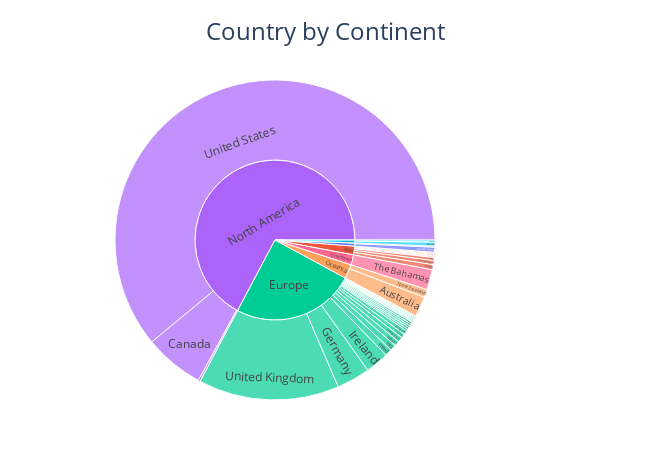

Notebook source saved alongside this figure:
### Markdown cell above
#### 1-Responses by continent

### Code cell
def plot_sunburst(df, path_cols, color_col=None, title="Sunburst Chart", 
                  width=650, height=450):
    """
    Creates a sunburst chart from a DataFrame.

    Parameters:
    -----------
    df : pd.DataFrame
        The dataset to visualize.
    path_cols : list
        List of columns representing the hierarchy (e.g., ["Continent", "Country"]).
    color_col : str, optional
        Column to color nodes by (default: None).
    title : str, optional
        Title of the chart.
    width : int, optional
        Chart width.
    height : int, optional
        Chart height.

    Returns:
    --------
    fig : plotly.graph_objects.Figure
        The sunburst chart figure.
    """

    fig_state_country = px.sunburst(
        df,
        path=path_cols,
        values=None,
        color=color_col,
        title=title
    )

    fig_state_country.update_layout(
        width=width,
        height=height,
        margin=dict(t=80, l=50, r=150, b=50),
        title=dict(
            x=0.5,  # center
            xanchor="center",
            font=dict(size=24)
        )
    )

    return fig_state_country


# Creating the plot
fig_state_country = plot_sunburst(
    df_clean,
    path_cols=["Continent", "Country"],
    color_col="Continent",
    title="Country by Continent"
)

fig_state_country.show()

### Figure 1 — Plotly figure (JSON) as saved in the notebook; plotly's stock layout.template omitted (floating-point values rounded to 4 significant figures)
{"data": [{"branchvalues": "total", "customdata": [["Africa"], ["Africa"], ["Africa"], ["Asia"], ["Asia"], ["Asia"], ["Asia"], ["Asia"], ["Asia"], ["Asia"], ["Asia"], ["Asia"], ["Europe"], ["Europe"], ["Europe"], ["Europe"], ["Europe"], ["Europe"], ["Europe"], ["Europe"], ["Europe"], ["Europe"], ["Europe"], ["Europe"], ["Europe"], ["Europe"], ["Europe"], ["Europe"], ["Europe"], ["Europe"], ["Europe"], ["Europe"], ["Europe"], ["Europe"], ["North America"], ["North America"], ["North America"], ["North America"], ["Oceania"], ["Oceania"], ["Oceania"], ["South America"], ["South America"], ["South America"], ["Unknown"], ["Unknown"]], "domain": {"x": [0, 1], "y": [0, 1]}, "hovertemplate": "labels=%{label}<br>count=%{value}<br>parent=%{parent}<br>id=%{id}<br>Continent=%{customdata[0]}<extra></extra>", "ids": ["Africa/Zimbabwe", "Africa/South Africa", "Africa", "Asia/Israel", "Asia/Thailand", "Asia/Japan", "Asia/Singapore", "Asia/Philippines", "Asia/India", "Asia/Georgia", "Asia", "Asia/China", "Europe/Croatia", "Europe/Bulgaria", "Europe/Hungary", "Europe/Austria", "Europe/Bosnia and Herzegovina", "Europe/Finland", "Europe/Sweden", "Europe/Switzerland", "Europe/Denmark", "Europe/Portugal", "Europe/Czech Republic", "Europe/Italy", "Europe/Russia", "Europe/United Kingdom", "Europe/Ireland", "Europe/Slovenia", "Europe/Germany", "Europe/France", "Europe", "Europe/Poland", "Europe/Belgium", "Europe/Moldova", "North America", "North America/United States", "North America/Mexico", "North America/Canada", "Oceania/New Zealand", "Oceania/Australia", "Oceania", "South America/Colombia", "South America/Brazil", "South America", "Unknown", "Unknown/The Bahamas"], "labels": ["Zimbabwe", "South Africa", "Africa", "Israel", "Thailand", "Japan", "Singapore", "Philippines", "India", "Georgia", "Asia", "China", "Croatia", "Bulgaria", "Hungary", "Austria", "Bosnia and Herzegovina", "Finland", "Sweden", "Switzerland", "Denmark", "Portugal", "Czech Republic", "Italy", "Russia", "United Kingdom", "Ireland", "Slovenia", "Germany", "France", "Europe", "Poland", "Belgium", "Moldova", "North America", "United States", "Mexico", "Canada", "New Zealand", "Australia", "Oceania", "Colombia", "Brazil", "South America", "Unknown", "The Bahamas"], "marker": {"colors": ["#636efa", "#636efa", "#636efa", "#EF553B", "#EF553B", "#EF553B", "#EF553B", "#EF553B", "#EF553B", "#EF553B", "#EF553B", "#EF553B", "#00cc96", "#00cc96", "#00cc96", "#00cc96", "#00cc96", "#00cc96", "#00cc96", "#00cc96", "#00cc96", "#00cc96", "#00cc96", "#00cc96", "#00cc96", "#00cc96", "#00cc96", "#00cc96", "#00cc96", "#00cc96", "#00cc96", "#00cc96", "#00cc96", "#00cc96", "#ab63fa", "#ab63fa", "#ab63fa", "#ab63fa", "#FFA15A", "#FFA15A", "#FFA15A", "#19d3f3", "#19d3f3", "#19d3f3", "#FF6692", "#FF6692"]}, "name": "", "parents": ["Africa", "Africa", "", "Asia", "Asia", "Asia", "Asia", "Asia", "Asia", "Asia", "", "Asia", "Europe", "Europe", "Europe", "Europe", "Europe", "Europe", "Europe", "Europe", "Europe", "Europe", "Europe", "Europe", "Europe", "Europe", "Europe", "Europe", "Europe", "Europe", "", "Europe", "Europe", "Europe", "", "North America", "North America", "North America", "Oceania", "Oceania", "", "South America", "South America", "", "", "Unknown"], "type": "sunburst", "values": [1, 5, 6, 3, 1, 1, 4, 1, 5, 1, 17, 1, 2, 2, 1, 1, 1, 2, 5, 5, 2, 1, 1, 6, 2, 139, 23, 1, 33, 4, 243, 7, 4, 1, 657, 596, 2, 59, 8, 20, 28, 2, 4, 6, 20, 20]}], "layout": {"height": 450, "legend": {"tracegroupgap": 0}, "margin": {"b": 50, "l": 50, "r": 150, "t": 80}, "title": {"font": {"size": 24}, "text": "Country by Continent", "x": 0.5, "xanchor": "center"}, "width": 650}}
